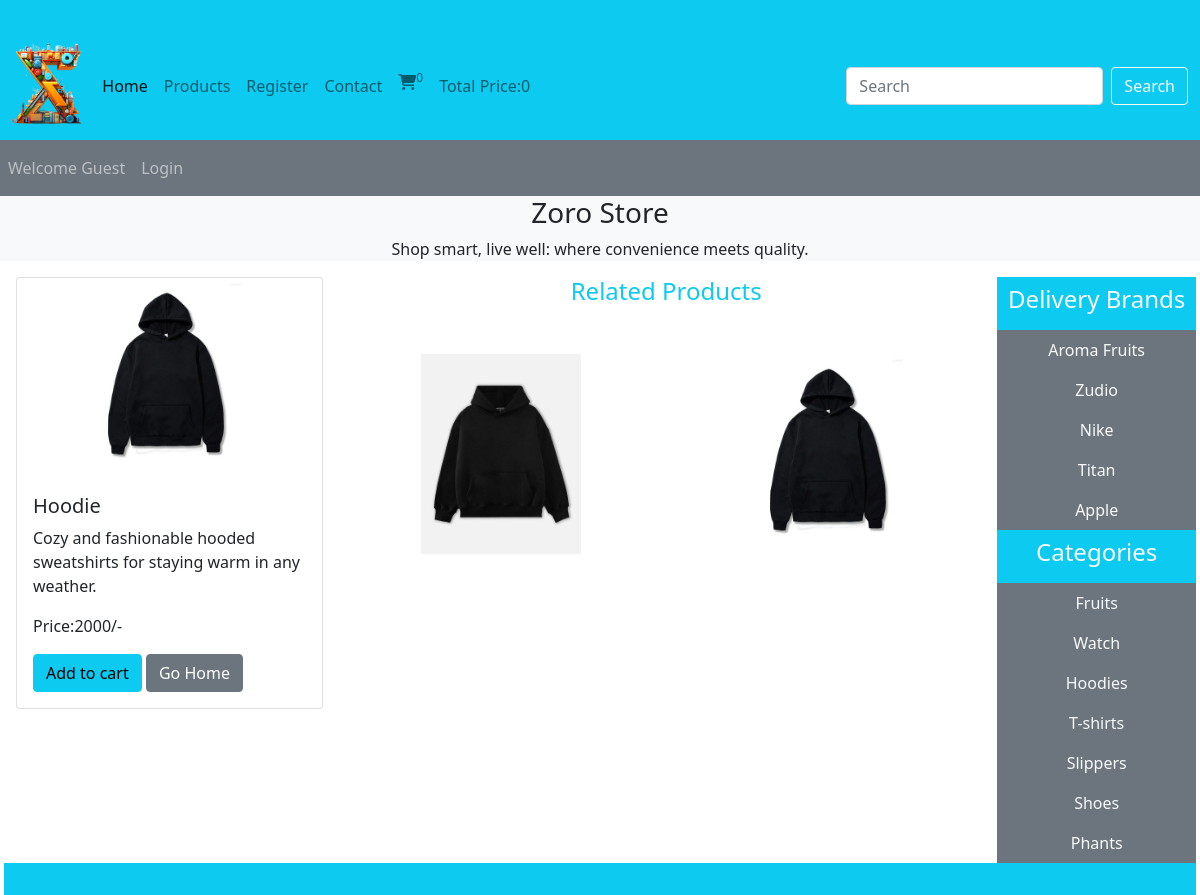
/product_details.php?product_id=27, run on the app's committed database.
### tables this page shows
CREATE TABLE `products` (
  `product_id` int(11) NOT NULL,
  `product_title` varchar(100) NOT NULL,
  `product_description` varchar(255) NOT NULL,
  `product_keywords` varchar(255) NOT NULL,
  `category_id` int(11) NOT NULL,
  `brand_id` int(11) NOT NULL,
  `product_image1` varchar(255) NOT NULL,
  `product_image2` varchar(255) NOT NULL,
  `product_image3` varchar(255) NOT NULL,
  `product_price` int(100) NOT NULL,
  `date` timestamp NOT NULL DEFAULT current_timestamp() ON UPDATE current_timestamp(),
  `status` varchar(100) NOT NULL
);

CREATE TABLE `brand` (
  `brand_id` int(11) NOT NULL,
  `brand_title` varchar(100) NOT NULL
);

CREATE TABLE `categories` (
  `category_id` int(11) NOT NULL,
  `category_title` varchar(100) NOT NULL
);

### functions/common_function.php (the view, shortened to what this page needs)
<?php
function getbrands()
{
    global $con;
    $select_brand = "Select * from brand ";
    $result_brand = mysqli_query($con, $select_brand);
    while ($row_data = mysqli_fetch_assoc($result_brand)) {
        $brand_title = $row_data['brand_title'];
        $brand_id = $row_data['brand_id'];
        echo "<li class='nav-item'>
<a href='index.php?brand= $brand_id' class='nav-link text-light'> $brand_title </a>
</li>";
    }
}
function getcategory()
{
    global $con;
    $select_categories = "Select * from categories ";
    $result_categories = mysqli_query($con, $select_categories);
    while ($row_data = mysqli_fetch_assoc($result_categories)) {
        $category_title = $row_data['category_title'];
        $category_id = $row_data['category_id'];
        echo "<li class='nav-item'>
      <a href='index.php?category= $category_id' class='nav-link text-light'> $category_title </a>
     </li>";
    }
}
function view_details()
{
    global $con;
    if(isset($_GET['product_id'])){
    if (!isset($_GET['category'])) {
        if (!isset($_GET['brand'])) {
            $product_id=$_GET['product_id'];
            $select_query = "Select * from `products` where product_id=$product_id";
            $result_query = mysqli_query($con, $select_query);
            while ($row = mysqli_fetch_assoc($result_query)) {
                $product_id = $row['product_id'];
                $product_title = $row['product_title'];
                $product_description = $row['product_description'];
                $product_image1 = $row['product_image1'];
                $product_image2 = $row['product_image2'];
                $product_image3 = $row['product_image3'];
                $product_price = $row['product_price'];
                echo " <div class='col-md-4 mb-2'>
                                            <div class='card'>
                                            <img src='./admin_area/product_images/$product_image1' class='card-img-top' alt='$product_title'>
                                            <div class='card-body'>
                                            <h5 class='card-title'>$product_title</h5>
                                            <p class='card-text'>$product_description</p>
                                            <p class='card-text'>Price:$product_price/-</p>
                                            <a href='index.php?add_to_cart=$product_id'class='btn btn-info'>Add to cart</a>
                                                <a href='index.php' class='btn btn-secondary'>Go Home</a>
                                            </div>
                                            </div>
                                            </div>
                                            <div class='col-md-8'>
                        <div class='row'>
                            <div class='col-md-12'>
                                <h4 class='text-center text-info mb-5'>Related Products</h4>
                            </div>
                            <div class='col-md-6'>
                            <img src='./admin_area/product_images/$product_image2' class='card-img-top' alt='$product_title'>
                            </div>
                            <div class='col-md-6'>
                            <img src='./admin_area/product_images/$product_image3' class='card-img-top' alt='$product_title'>
                            </div>
                        </div>
                    </div>";
            }
        }
    }
}
}
function getIPAddress() {
     if(!empty($_SERVER['HTTP_CLIENT_IP'])) {
                $ip = $_SERVER['HTTP_CLIENT_IP'];
        }
    elseif (!empty($_SERVER['HTTP_X_FORWARDED_FOR'])) {
                $ip = $_SERVER['HTTP_X_FORWARDED_FOR'];
     }
    else{
             $ip = $_SERVER['REMOTE_ADDR'];
     }
     return $ip;
}
function cart_item(){
    if(isset($_GET['add_to_cart'])){
        global $con;
        $get_ip_add = getIPAddress();
        $select_query = "SELECT * FROM `cart_details` WHERE ip_address='$get_ip_add'";
        $result_query = mysqli_query($con, $select_query);
        $count_cart_items = mysqli_num_rows($result_query);
        } else {
            global $con;
        $get_ip_add = getIPAddress();
        $select_query = "SELECT * FROM `cart_details` WHERE ip_address='$get_ip_add'";
        $result_query = mysqli_query($con, $select_query);
        $count_cart_items = mysqli_num_rows($result_query);
        }
        echo $count_cart_items;
    }
    function total_cart_price(){
        $total_price = 0;
        echo $total_price;
    }
    ?>

### style.css (style rules this page uses)
* { margin:0; padding:0; box-sizing: border-box; }
.card-img-top { width: 100%; height: 200px; object-fit: contain; }

### product_details.php (style rules this page uses)
.card-img-top { width: 100%; height: 200px; object-fit: contain; }

### data on the page
products: product_image1 (picture), product_title "Hoodie", product_description "Cozy and fashionable hooded sweatshirts for staying warm in any weather.", product_price "2000", product_image2+product_title (picture), product_image3 (picture)
brand: brand_title "Aroma Fruits"
brand: brand_title "Zudio"
brand: brand_title "Nike"
brand: brand_title "Titan"
brand: brand_title "Apple"
categories: category_title "Fruits"
categories: category_title "Watch"
categories: category_title "Hoodies"
categories: category_title "T-shirts"
categories: category_title "Slippers"
categories: category_title "Shoes"
categories: category_title "Phants"

### other printed values
$count_cart_items "0"
$total_price "0"
